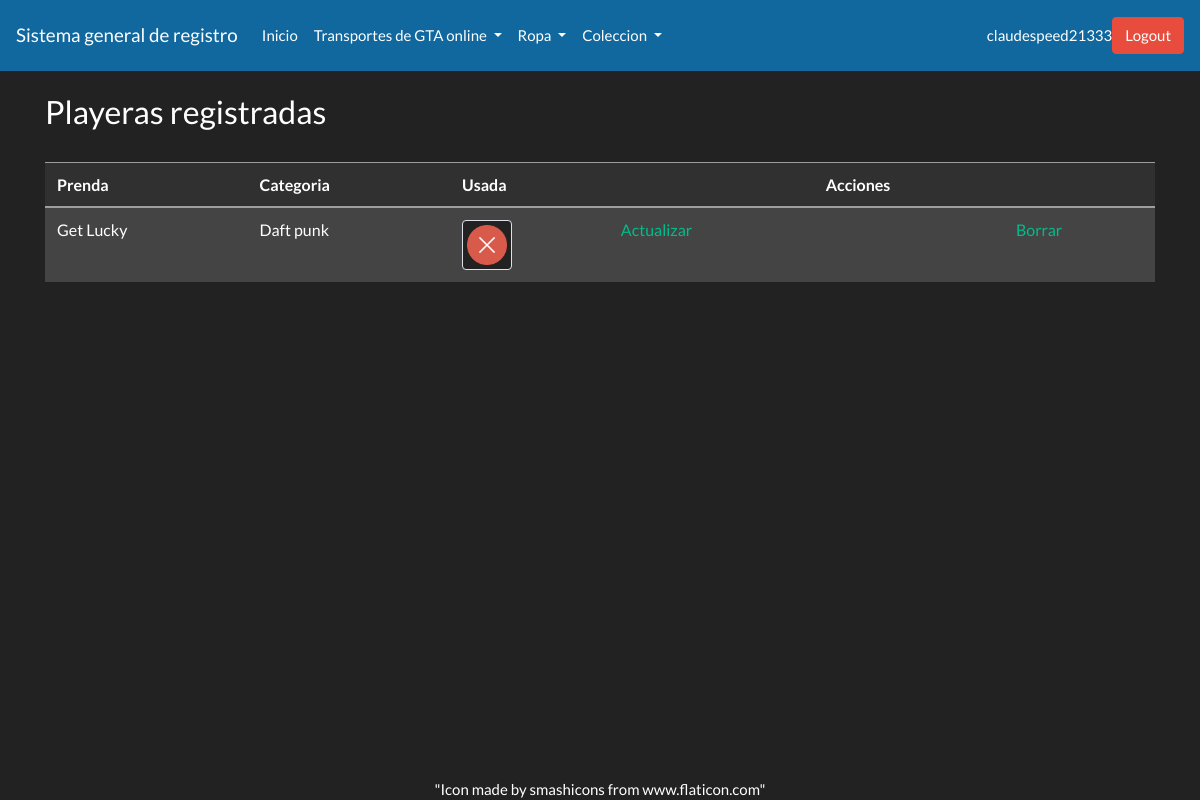
The page /closet/listcorta/ (signed in) on the database its author committed.
### prendas/models.py (models this page shows, shortened)
class playeracorta(models.Model):
    prenda = models.OneToOneField(prenda,on_delete=models.CASCADE)
    categoria = models.ForeignKey(playeracategoria,on_delete=models.CASCADE)
    usada = models.BooleanField(default=False)

class prenda(models.Model):
    nombre = models.CharField(max_length=50)
    tipo=models.ForeignKey(tipoprenda, on_delete=models.CASCADE)
    marca=models.ForeignKey(tipomarca, on_delete=models.CASCADE)
    color = models.ForeignKey(tipocolor,on_delete=models.CASCADE)
    imagen = models.ImageField(blank = True)
    fecha_registro = models.DateField(auto_now_add=True)
    notas = models.TextField(blank= True)
    cantidad = models.IntegerField(validators=[MaxValueValidator(100000,'Debe ser menor de 100,000'),MinValueValidator(1,'Debe haber al menos 1')])
    uso = models.BooleanField(default=True)
    usuario = models.ForeignKey(settings.AUTH_USER_MODEL, on_delete=models.CASCADE)

class playeracategoria(models.Model):
    categoria = models.CharField(max_length=50)
    usuario = models.ForeignKey(settings.AUTH_USER_MODEL, on_delete=models.CASCADE)
    def __str__(self):
        return self.categoria

### prendas/views.py (the view)
# urls.py: path('listcorta/',views.cortalist,name="cortalist"),
@login_required
def cortalist(request):
	queryset = playeracorta.objects.filter(prenda__usuario=request.user.id)
	context={
		"categoria" : queryset
	}
	return render(request,"prendas/listcorta.html", context)

### templates/prendas/listcorta.html (shortened to what this page needs)
{% extends "base.html" %}
{%load static %}
{% block content %}
<h3>Playeras registradas</h3>
<br>
<table class="table table-secondary table-hover">
<thead class="table-dark">
	<tr>
		<th>Prenda</th>
		<th>Categoria</th>
		<th>Usada</th>
		<th></th>
		<th>Acciones</th>
		<th></th>
	</tr>
</thead>
<tbody>
{% for pk in categoria %}
<tr>
<td>{{pk.prenda.nombre}}</td>
<td>{{pk.categoria}}</td>
{%if pk.usada == True%}
<td><img src="{{ '/media/general/si.png' }}"class="img-thumbnail" width="50" height="50" alt="Imagen no encontrada"></td>
{%else%}
<td><img src="{{ '/media/general/no.png' }}"class="img-thumbnail" width="50" height="50" alt="Imagen no encontrada"></td>
{%endif%}
<td><a href="{% url 'cortaupdate' pk=pk.id %}">Actualizar</a></td>
<td></td>
<td><a href="{% url 'cortadelete' pk=pk.id %}">Borrar</a></td>
</tr>
{% endfor %}
</tbody>
</table>
<div class="fixed-bottom">
	<center>"Icon made by smashicons from www.flaticon.com"</center>
</div>
{%endblock%}

### templates/navbar.html (shortened to what this page needs)
<div>
    <nav class="navbar  navbar-expand-lg navbar-light" style="background-color: #10689e;">
      <a class="navbar-brand" href="#">Sistema general de registro</a>
      <div class="collapse navbar-collapse" id="navbarSupportedContent">
        <ul class="navbar-nav mr-auto">
          <li class="nav-item">
            <a class="nav-link" href="{% url 'login' %}">Inicio</span></a>
          </li>
          {% if request.user.is_authenticated %}
          <li class="nav-item dropdown">
            <a class="nav-link dropdown-toggle" href="#" id="navbarDropdown" role="button" data-toggle="dropdown" aria-haspopup="true" aria-expanded="false">
              Transportes de GTA online
            </a>
          </li>
          <li class="nav-item dropdown">
            <a class="nav-link dropdown-toggle" href="#" id="navbarDropdown" role="button" data-toggle="dropdown" aria-haspopup="true" aria-expanded="false">
              Ropa
            </a>
          </li>
          <li class="nav-item dropdown">
            <a class="nav-link dropdown-toggle" href="#" id="navbarDropdown" role="button" data-toggle="dropdown" aria-haspopup="true" aria-expanded="false">
              Coleccion
            </a>
          </li>
          {%endif%}
        </ul>
        {% if request.user.is_authenticated %}
        <letra1>{{request.user}}</letra1>
        <a  class="btn btn-danger" href="{% url 'logout' %}" role="button">Logout </a>
        {%else%}
        <a class="btn btn-primary" href="{% url 'signup'%}" role="button">SignUp</a>
        <a class="btn btn-secondary" href="{% url 'login'%}" role="button">Login</a>
        {%endif%}
      </div>
    </nav>
    </div>

### rows shown on the page
playeracorta: prenda.nombre "Get Lucky", categoria "Daft punk", usada False (drawn)

### other values the page prints
{{ request.user }} "claudespeed21333"
